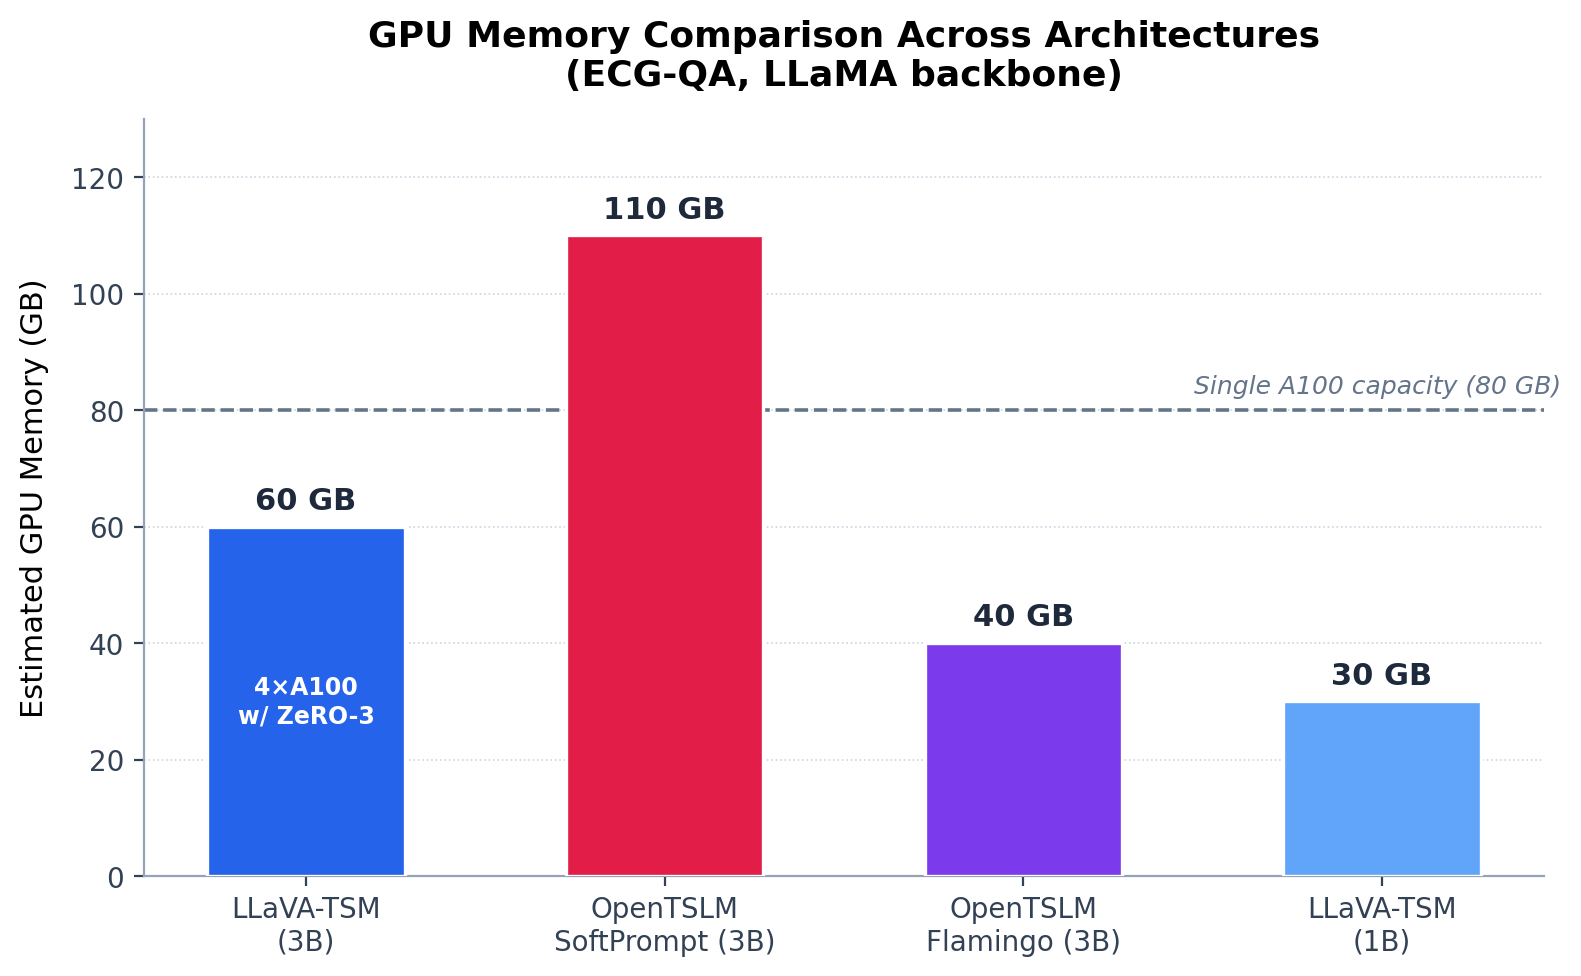

Write the Python code that produced this figure.
import matplotlib.pyplot as plt
import matplotlib.ticker as ticker
import numpy as np

# Data from Section 5.7 / architecture_plan.md
# ECG-QA with LLaMA-3B unless noted
models = [
    'LLaVA-TSM\n(3B)',
    'OpenTSLM\nSoftPrompt (3B)',
    'OpenTSLM\nFlamingo (3B)',
    'LLaVA-TSM\n(1B)',
]
memory_gb = [60, 110, 40, 30]

# Color palette – distinct per architecture family
colors = ['#2563EB', '#E11D48', '#7C3AED', '#60A5FA']

fig, ax = plt.subplots(figsize=(8, 5))

bars = ax.bar(
    np.arange(len(models)),
    memory_gb,
    width=0.55,
    color=colors,
    edgecolor='white',
    linewidth=1.2,
    zorder=3,
)

# Exact GB annotations on each bar
for bar, mem in zip(bars, memory_gb):
    ax.text(
        bar.get_x() + bar.get_width() / 2,
        bar.get_height() + 2,
        f'{mem} GB',
        ha='center',
        va='bottom',
        fontsize=11,
        fontweight='bold',
        color='#1e293b',
    )

# Additional note for LLaVA-TSM 3B (multi-GPU)
ax.text(
    bars[0].get_x() + bars[0].get_width() / 2,
    bars[0].get_height() / 2,
    '4×A100\nw/ ZeRO-3',
    ha='center',
    va='center',
    fontsize=8.5,
    color='white',
    fontweight='bold',
)

# Horizontal dashed line at 80 GB (single A100 capacity)
ax.axhline(
    y=80,
    color='#64748b',
    linestyle='--',
    linewidth=1.3,
    zorder=2,
)
ax.text(
    len(models) - 0.5,
    82,
    'Single A100 capacity (80 GB)',
    ha='right',
    va='bottom',
    fontsize=9,
    color='#64748b',
    fontstyle='italic',
)

# Axes
ax.set_xticks(np.arange(len(models)))
ax.set_xticklabels(models, fontsize=10)
ax.set_ylabel('Estimated GPU Memory (GB)', fontsize=11, labelpad=8)
ax.set_ylim(0, 130)
ax.yaxis.set_major_locator(ticker.MultipleLocator(20))

# Title
ax.set_title(
    'GPU Memory Comparison Across Architectures\n(ECG-QA, LLaMA backbone)',
    fontsize=13,
    fontweight='bold',
    pad=12,
)

# Grid – light horizontal only
ax.yaxis.grid(True, linestyle=':', linewidth=0.6, color='#cbd5e1', zorder=0)
ax.set_axisbelow(True)

# Remove top/right spines
ax.spines['top'].set_visible(False)
ax.spines['right'].set_visible(False)
ax.spines['left'].set_color('#94a3b8')
ax.spines['bottom'].set_color('#94a3b8')
ax.tick_params(axis='both', colors='#334155')

fig.patch.set_facecolor('white')
ax.set_facecolor('white')

plt.tight_layout()
plt.savefig(
    '/home/wangni/notion-figures/llava/fig_007.png',
    dpi=200,
    bbox_inches='tight',
    facecolor='white',
)
plt.close()

print('Saved: /home/wangni/notion-figures/llava/fig_007.png')
